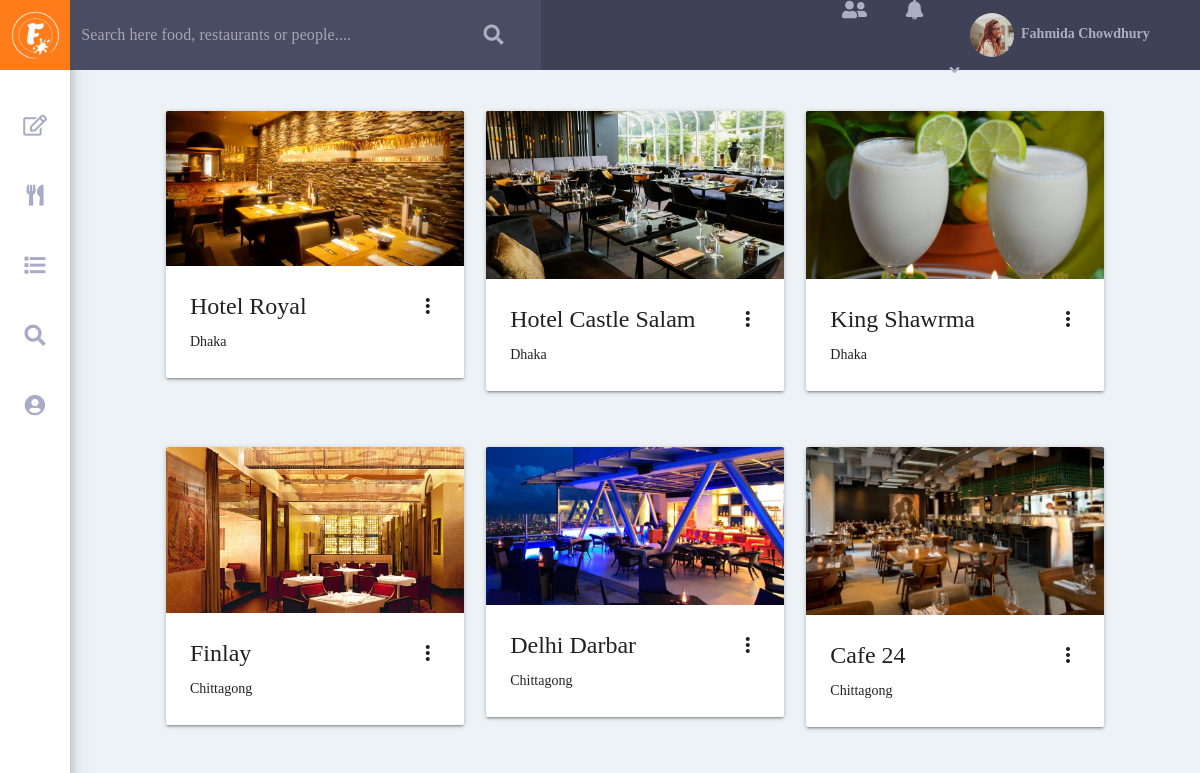
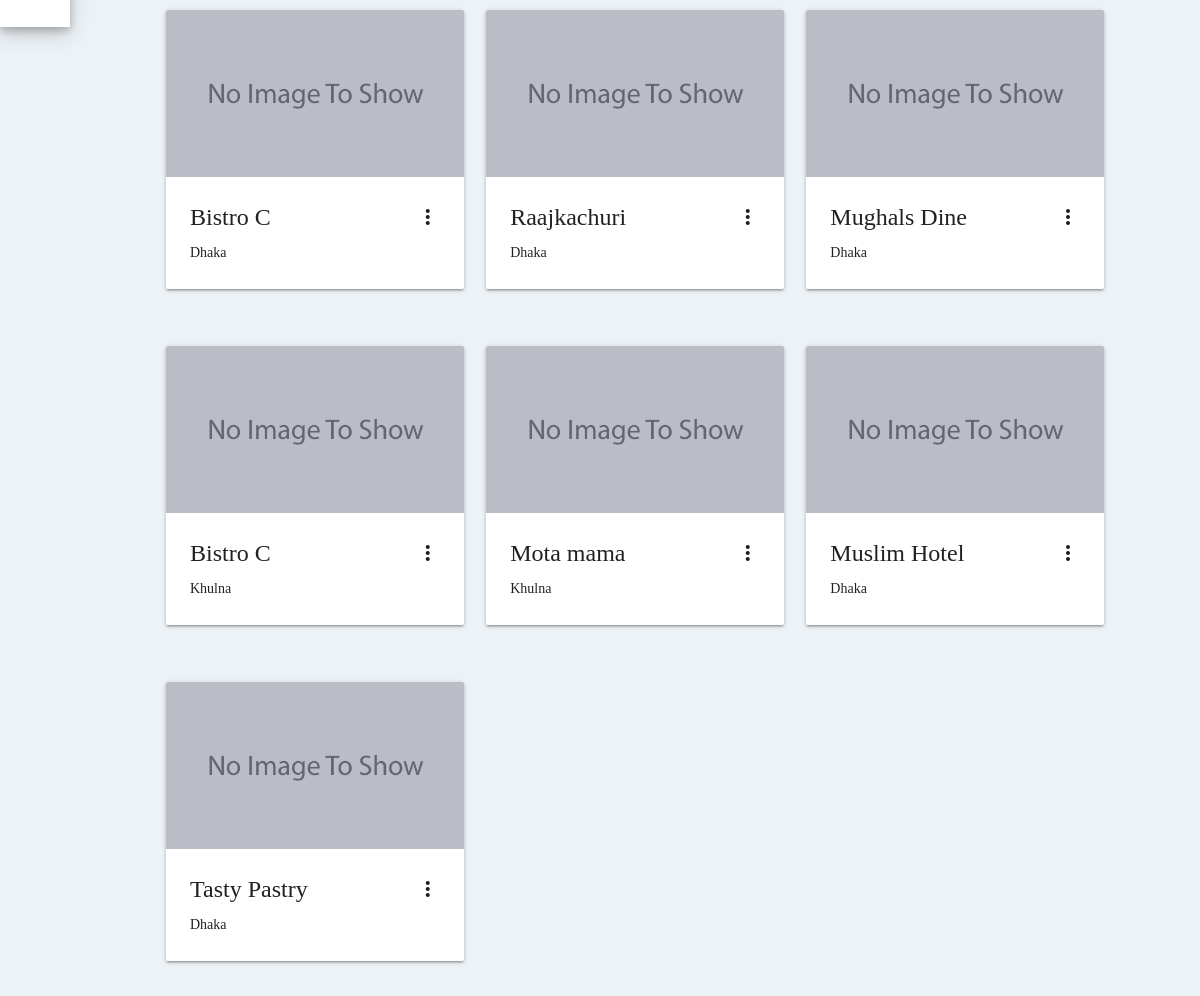
Screenshot of /restaurant_list.php (signed in) with the database file from the repository (2 pictures, top to bottom).
### tables this page shows
CREATE TABLE `users` (
  `user_id` int(255) NOT NULL,
  `first_name` varchar(50) DEFAULT NULL,
  `last_name` varchar(50) DEFAULT NULL,
  `email` varchar(50) DEFAULT NULL,
  `password` varchar(50) DEFAULT NULL,
  `country` varchar(50) DEFAULT NULL,
  `city` varchar(50) DEFAULT NULL,
  `birth_date` date NOT NULL,
  `pro_pic` varchar(50) NOT NULL
);

CREATE TABLE `restaurants` (
  `restaurant_id` int(255) NOT NULL,
  `restaurant_name` varchar(255) DEFAULT NULL,
  `city` varchar(255) DEFAULT NULL,
  `restaurant_pic` varchar(255) NOT NULL
);

### restaurant_list.php (the view, shortened to what this page needs)
<?php
	if (!$user_id = $_SESSION['user_id']) {
		header("Location:login.php");
	}
	$connection = mysqli_connect('localhost', 'root', '', 'foodstack');
	$search_query = "SELECT * FROM users WHERE user_id = '$user_id'";
	$result = mysqli_query($connection, $search_query);
	$row = mysqli_fetch_assoc($result);
	$name = $row['first_name'] . " " . $row['last_name'];
	$pro_pic = $row['pro_pic'];
?>
<!DOCTYPE html>
<html lang="en">
<head>
	<link rel="stylesheet" href="css/material.min.css">
	<link rel="stylesheet" href="css/style.css">
	<link rel="stylesheet" type="text/css" href="css/web-fonts-with-css/css/fontawesome-all.min.css">
</head>
<body id="index-body">
	<div id="side-nav-bar">
		<div id="logo-holder">
			<a href="index.php"> <img src="images/logo.png"> </a>
		</div>
		<div class="activity-holder" style="margin-top: 20px">
			<a href="index.php"> <i id="tales-of-foodies" class="far fa-edit"></i> </a>
		</div>
		<div class="activity-holder">
			<a href="restaurant_list.php"> <i id="restaurants" class="fas fa-utensils"></i> </a>
		</div>
		<div class="activity-holder">
			<a href="menu_list.php"> <i id="menues" class="fas fa-list"></i> </a>
		</div>
		<div class="activity-holder">
			<a href="profile_list.php"> <i id="find_friend" class="fas fa-search"></i> </a>
		</div>
		<div class="activity-holder">
			<a href="profile.php?profile_owner_id=<?php echo $user_id; ?>"> <i id="profile" class="fas fa-user-circle"></i> </a>
		</div>
	</div>
	<div id="top-nav-bar">
		<div class="row">
			<form action="top_search.php" method="post">
				<div class="input-field col l4 m4 s4" style="background-color: #494c62;">
					<input type="text" name="search" placeholder="Search here food, restaurants or people...." required id="autocomplete-input" class="autocomplete" autocomplete="off">
				</div>
				<div class="col l1 m1 s1" style="background-color: #494c62;">
					<button class="btn" type="submit" name="top_search"> <i class="fas fa-search"></i>
					</button>
				</div>
			</form>
			<div class="col l4 m4 s4 offset-l3 offset-m3 offset-s3 middle-align">
				<div id="friend-request-container-box">
					<button id="friend-request-btn" class="mdl-button mdl-js-button mdl-button--icon">
						<i class="fas fa-user-friends"></i>
					</button>
			</div>
				<div id="container-box">
					<button id="notification-btn" class="mdl-button mdl-js-button mdl-button--icon"><i class="fas fa-bell"></i></button>
				</div>
				<a href="profile.php?profile_owner_id=<?php echo $user_id; ?>"> <img id="pro-pic" src="images/dp/<?php echo $pro_pic; ?>"> </a>
				<a href="profile.php?profile_owner_id=<?php echo $user_id; ?>"><p id="id-name"><b> <?php echo $name; ?> </b></p></a>
				<button id="more-option-btn" class="mdl-button mdl-js-button mdl-button--icon">
					<i class="fas fa-angle-down"></i>
				</button>
			</div>
		</div>
	</div>
<?php
	if (isset($_GET['search_text'])) {
		$search_text = $_GET['search_text'];
		$restaurant_select_query = "SELECT * FROM restaurants WHERE restaurant_name LIKE '%$search_text%'";
		$selected_restaurant = mysqli_query($connection, $restaurant_select_query);
	} else {
		$restaurant_select_query = "SELECT * FROM restaurants WHERE 1";
		$selected_restaurant = mysqli_query($connection, $restaurant_select_query);
	}
          ?>
	<div id="main-section-holder">
		<?php
			while ($restaurant = mysqli_fetch_assoc($selected_restaurant)) {
				?>
<div class="row" style="width: 85%; margin-top: 3%">
		<div class="col l4 m4">
						<div class="card">
						    <div class="card-image waves-effect waves-block waves-light">
						      <img class="activator" src="images/restaurants/<?php echo $restaurant['restaurant_pic']; ?>">
						    </div>
						    <div class="card-content">
						      <span class="card-title activator grey-text text-darken-4"><?php echo $restaurant['restaurant_name']; ?><i class="material-icons right">more_vert</i></span>
						      <p>
									<?php
										if ($restaurant['city'] == "dha") {
											echo "Dhaka";
										}else if ($restaurant['city'] == "chi") {
											echo "Chittagong";
										}else if ($restaurant['city'] == "syl") {
											echo "Sylhet";
										}else if ($restaurant['city'] == "bar") {
											echo "Barisal";
										}else if ($restaurant['city'] == "raj") {
											echo "Rajshahi";
										}else if ($restaurant['city'] == "ran") {
											echo "Rangpur";
										} else {
											echo "Khulna";
										}
									?>
						      </p>
						    </div>
						  </div>
						</div>
			<?php
				if (!$restaurant = mysqli_fetch_assoc($selected_restaurant)) {
					break;
				}
			?>
					<div class="col l4 m4">
						<div class="card">
						    <div class="card-image waves-effect waves-block waves-light">
						      <img class="activator" src="images/restaurants/<?php echo $restaurant['restaurant_pic']; ?>">
						    </div>
						    <div class="card-content">
						      <span class="card-title activator grey-text text-darken-4"><?php echo $restaurant['restaurant_name']; ?><i class="material-icons right">more_vert</i></span>
						      <p>
									<?php
										if ($restaurant['city'] == "dha") {
											echo "Dhaka";
										}else if ($restaurant['city'] == "chi") {
											echo "Chittagong";
										}else if ($restaurant['city'] == "syl") {
											echo "Sylhet";
										}else if ($restaurant['city'] == "bar") {
											echo "Barisal";
										}else if ($restaurant['city'] == "raj") {
											echo "Rajshahi";
										}else if ($restaurant['city'] == "ran") {
											echo "Rangpur";
										} else {
											echo "Khulna";
										}
									?>
						      </p>
						    </div>
						  </div>
					</div>
			<?php
				if (!$restaurant = mysqli_fetch_assoc($selected_restaurant)) {
					break;
				}
			?>
				<div class="col l4 m4">
						<div class="card">
						    <div class="card-image waves-effect waves-block waves-light">
						      <img class="activator" src="images/restaurants/<?php echo $restaurant['restaurant_pic']; ?>">
						    </div>
						    <div class="card-content">
						      <span class="card-title activator grey-text text-darken-4"><?php echo $restaurant['restaurant_name']; ?><i class="material-icons right">more_vert</i></span>
						      <p>
									<?php
										if ($restaurant['city'] == "dha") {
											echo "Dhaka";
										}else if ($restaurant['city'] == "chi") {
											echo "Chittagong";
										}else if ($restaurant['city'] == "syl") {
											echo "Sylhet";
										}else if ($restaurant['city'] == "bar") {
											echo "Barisal";
										}else if ($restaurant['city'] == "raj") {
											echo "Rajshahi";
										}else if ($restaurant['city'] == "ran") {
											echo "Rangpur";
										} else {
											echo "Khulna";
										}
									?>
						      </p>
						    </div>
						  </div>
						</div>
				</div>
				<?php
			}
		?>
</body>
</html>

### rows the page displays
users: pro_pic (picture), name "Fahmida Chowdhury"
restaurants: restaurant_pic (picture), restaurant_name "Hotel Royal", city "Dhaka", restaurants.restaurant_pic (picture), restaurants.restaurant_name "Hotel Castle Salam", restaurants.restaurant_name "King Shawrma"
restaurants: restaurant_pic (picture), restaurant_name "Finlay", city "Chittagong", restaurants.restaurant_pic (picture), restaurants.restaurant_name "Delhi Darbar", restaurants.restaurant_name "Cafe 24"
restaurants: restaurant_pic (picture), restaurant_name "Bistro C", city "Dhaka", restaurants.restaurant_pic (picture), restaurants.restaurant_name "Raajkachuri", restaurants.restaurant_name "Mughals Dine"
restaurants: restaurant_pic (picture), restaurant_name "Bistro C", city "Khulna", restaurants.restaurant_pic (picture), restaurants.restaurant_name "Mota mama", restaurants.restaurant_name "Muslim Hotel", shows "Dhaka"
restaurants: restaurant_pic (picture), restaurant_name "Tasty Pastry", city "Dhaka"
